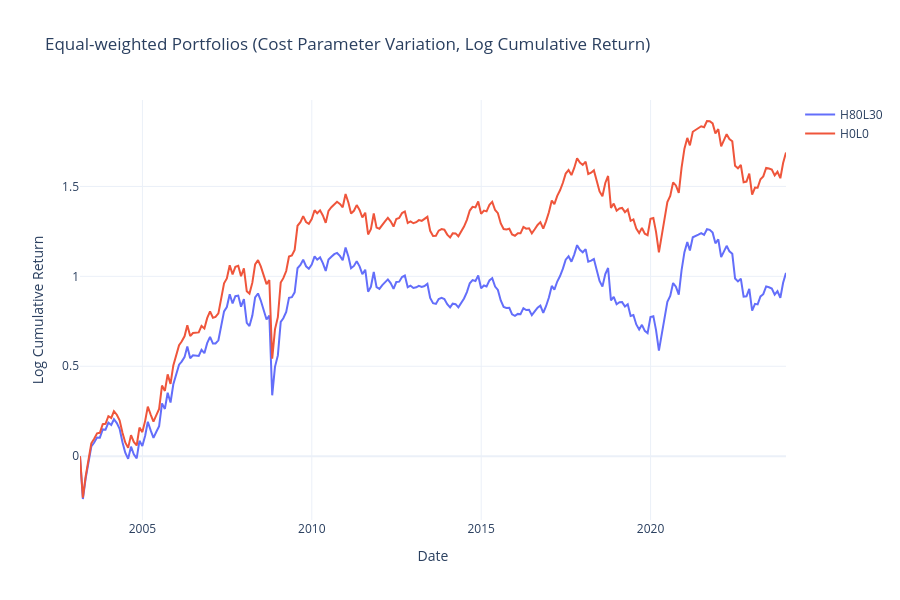

Here is the notebook cell this chart was saved with:
### Markdown cell above
##### **Code**

### Code cell
import numpy as np
import plotly.graph_objects as go

# 로그누적수익률 계산
log_cum_cost = np.log1p(subset_cost).cumsum()

# 단일 plot 생성
fig = go.Figure()

for col in log_cum_cost.columns:
    fig.add_trace(
        go.Scatter(
            x=log_cum_cost.index, 
            y=log_cum_cost[col], 
            mode='lines', 
            name=col
        )
    )

# 레이아웃 설정
fig.update_layout(
    title="Equal-weighted Portfolios (Cost Parameter Variation, Log Cumulative Return)",
    xaxis_title="Date",
    yaxis_title="Log Cumulative Return",
    template="plotly_white",
    height=600,
    width=900
)

### Figure 1 — Plotly figure (JSON) as saved in the notebook; plotly's stock layout.template omitted (floating-point values rounded to 4 significant figures; data arrays with more than 128 entries replaced by an {"elided": "..."} marker saying what was removed)
{"data": [{"mode": "lines", "name": "H80L30", "type": "scatter", "x": {"elided": "251 str values"}, "y": {"elided": "251 float values"}}, {"mode": "lines", "name": "H0L0", "type": "scatter", "x": {"elided": "251 str values"}, "y": {"elided": "251 float values"}}], "layout": {"height": 600, "title": {"text": "Equal-weighted Portfolios (Cost Parameter Variation, Log Cumulative Return)"}, "width": 900, "xaxis": {"title": {"text": "Date"}}, "yaxis": {"title": {"text": "Log Cumulative Return"}}}}
